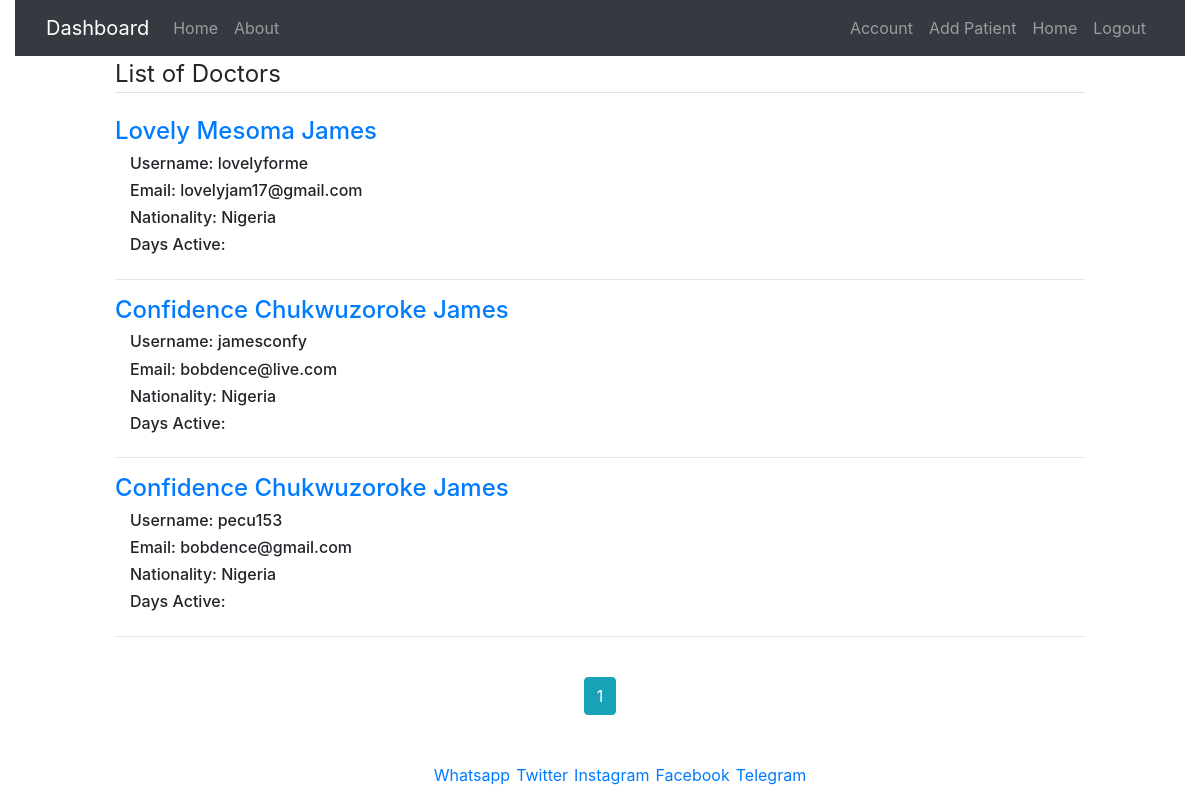
The page /doctors (signed in) on the database its author committed.
### hospital_management/models.py (models this page shows, shortened)
class User(db.Model, UserMixin):
    id = db.Column(db.Integer, primary_key=True)
    title = db.Column(db.String(120), unique=False, nullable=False)
    first_name = db.Column(db.String(120), unique=False, nullable=False)
    last_name = db.Column(db.String(120), unique=False, nullable=False)
    other_name = db.Column(db.String(120), unique=False, nullable=True)
    username = db.Column(db.String(120), unique=True, nullable=False)
    email = db.Column(db.String(120), unique=True, nullable=False)
    password = db.Column(db.String(120), unique=False, nullable=False)
    nationality = db.Column(db.String(120), unique=False, nullable=False)
    country = db.Column(db.String(120), unique=False, nullable=False)
    country_code = db.Column(db.String(120), unique=False, nullable=False)
    city = db.Column(db.String(120), unique=False, nullable=False)
    address = db.Column(db.String(120), unique=False, nullable=True)
    phone_no = db.Column(db.String(120), unique=False, nullable=True)
    date_of_birth = db.Column(db.DateTime(120), unique=False, nullable=False)
    date_created = db.Column(db.DateTime(120), default=datetime.utcnow())
    mypatient = db.relationship('Patient', backref='doctor', lazy=True)

### hospital_management/routes.py (the view)
@app.route('/doctors')
def doctors():
    page = request.args.get('page', 1, type=int)
    doctors = User.query.order_by(User.date_created.desc()).paginate(per_page=3, page=page)
    return render_template('doctors.html', title='Doctors', doctors=doctors, legend='List of Doctors')

### hospital_management/models.py (called while the page is built)
@login_manager.user_loader
def load_user(user_id):
    return User.query.get(int(user_id))

### hospital_management/routes.py (called while the page is built)
@app.before_request
def before_request():
    session.permanent = True
    app.permanent_session_lifetime = timedelta(minutes=2)

### hospital_management/templates/doctors.html
{% extends "layout.html" %}
{% block content %}
<div class="container-fluid starting">
    <div class="row">
        <div class="col-sm-12 col-md-1"></div>
        <div class="col-sm-12 col-md-10">
            <div class="box">
                <div class="content-section">
                    <legend class="border-bottom mb-4">{{ legend }}</legend>
                    <div class="">
                        {% if not doctors.items %}
                        <h2>No Record</h2>
                        {% else %}
                        {% for doctor in doctors.items %}
                        <div class="content-section">
                            <div class="content-header">
                                <div class="">
                                    <a href="{{ url_for('doctor', doctor_id=doctor.id, name=doctor.first_name + ' ' + doctor.last_name) }}">
                                        <h4>{{ doctor.first_name }} {{ doctor.other_name }} {{ doctor.last_name }}</h4>
                                    </a>
                                </div>
                            </div>
                            <div class="content-body">
                                <div class="container-fluid">
                                    <div class="row">
                                        <div class="col-sm-12 col-md-4">
                                            <h6 class="pr-3">Username: {{ doctor.username }}</h6>
                                            <h6 class="pr-3">Email: {{ doctor.email }}</h6>
                                            <h6 class="pr-3">Nationality: {{ doctor.nationality }}</h6>
                                            <h6 class="pr-3">Days Active: </h6>
                                        </div>
                                    </div>
                                </div>
                            </div>
                        </div>
                        <hr>
                        {% endfor %}
                        <div class="links">
                            {% for page_num in doctors.iter_pages(left_edge=1, right_edge=1, left_current=1,
                            right_current=2)
                            %}
                            {% if page_num %}
                            {% if doctors.page == page_num %}
                            <a class="btn btn-info mt-4 mb-4" href="{{ url_for('home', page=page_num) }}">{{ page_num
                                }}</a>
                            {% else %}
                            <a class="btn btn-outline-info mt-4 mb-4" href="{{ url_for('home', page=page_num) }}">{{
                                page_num }}</a>
                            {% endif %}
                            {% else %}
                            ...
                            {% endif %}
                            {% endfor %}
                        </div>
                        {% endif %}
                    </div>
                </div>
            </div>
        </div>
        <div class="col-sm-12 col-md-1"></div>
    </div>
</div>
{% endblock content %}

### hospital_management/static/css/main.css (style rules this page uses)
.links { text-align: center; }

### rows shown on the page
User: first_name "Lovely", other_name "Mesoma", last_name "James", username "lovelyforme", email "lovelyjam17@gmail.com", nationality "Nigeria"
User: first_name "Confidence", other_name "Chukwuzoroke", last_name "James", username "jamesconfy", email "bobdence@live.com", nationality "Nigeria"
User: first_name "Confidence", other_name "Chukwuzoroke", last_name "James", username "pecu153", email "bobdence@gmail.com", nationality "Nigeria"

### other values the page prints
{{ legend }} "List of Doctors"
{{ page_num }} "1"
